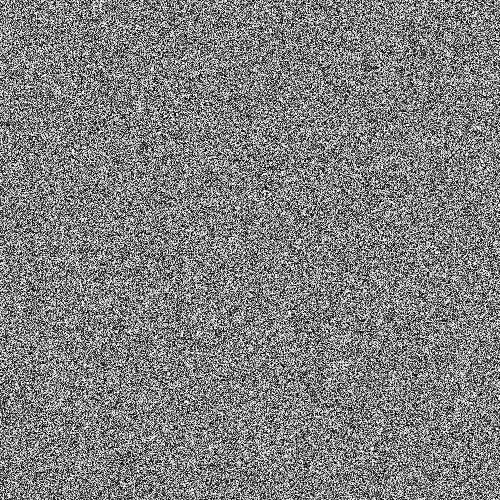
#> input picture HW1/inputs/P2/grayscale1.png, 500 x 500 px
$ jupyter execute 'P02 - a.ipynb'
#> lines starting #> are read from the running program, lines starting #| are printed output that depends on the picture
[cell 1]
import numpy as np
import matplotlib as plt
import seaborn as sns
import cv2

[cell 2]
# Loading images and print shape
img_1 = cv2.imread("./inputs/P2/grayscale1.png")
#> img_1 is the input picture: shape (500, 500, 3); min 0, max 255, mean 127.6
img_2 = cv2.imread("./inputs/P2/grayscale2.png")
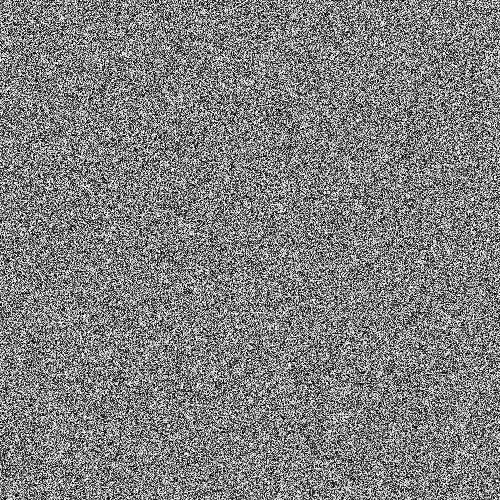
#> input picture HW1/inputs/P2/grayscale2.png, 500 x 500 px
#> img_2 is the input picture: shape (500, 500, 3); min 0, max 255, mean 127.6

print(img_1.shape,img_2.shape)
#| (500, 500, 3) (500, 500, 3)

[cell 3]
def OffSetGenerator(img_1,img_2,index = 0):
    # scrolling image 2 on image 1 from down to top
#> called with index = 0
    for slide_index in range(img_1.shape[0],-1,-1):
        result = np.copy(img_1)
        result[slide_index:,:,:] = abs(img_1[slide_index:,:,:] - img_2[0:(img_2.shape[0]-slide_index),:,:] )
        if index >= 548 and index <= 558:
            cv2.imwrite("./outputs/P02-a/slide-offset-{0}.png".format(index),result)
        index += 1
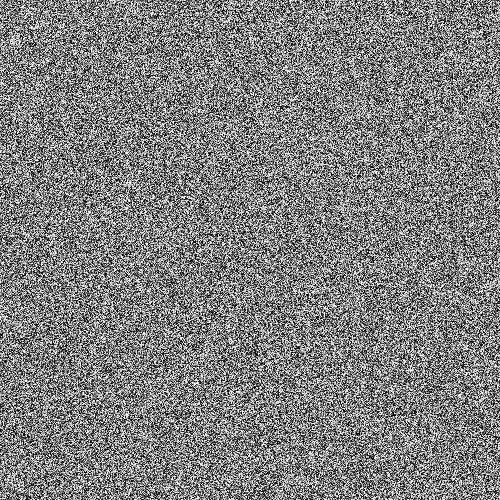
#> result: shape (500, 500, 3); min 0, max 255, mean 127.5
#> after the loop, index = 501


    # scrolling image 1 on image 2 from top to down
    for slide_index in range(img_2.shape[0]+1):
        result = np.copy(img_2)
        result[slide_index:,:,:] = (img_2[slide_index:,:,:] - img_1[0:(img_1.shape[0]-slide_index),:,:] )
        if index >= 548 and index <= 558:
            cv2.imwrite("./outputs/P02-a/slide-offset-{0}.png".format(index),result)
        index += 1
#> after the loop, index = 1002
